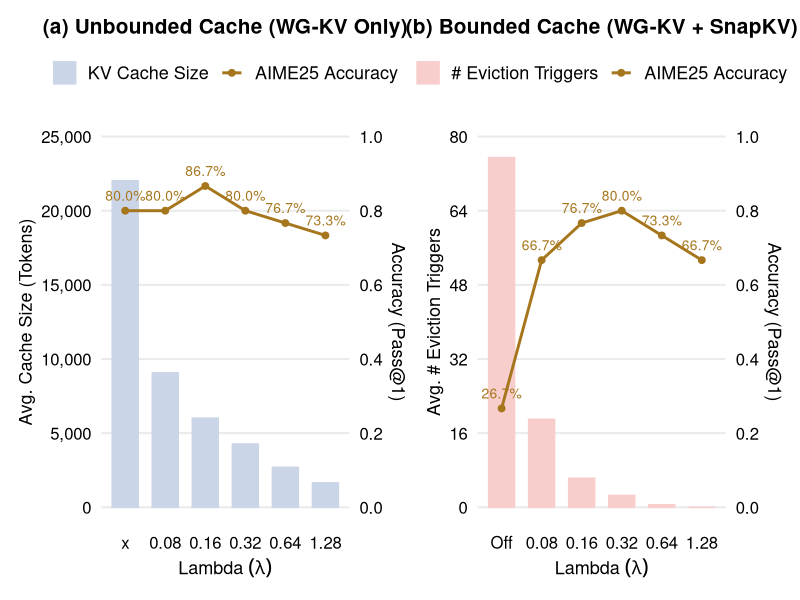

The R script that drew this image:
library(tidyverse)
library(patchwork)

make_bar_line_plot <- function(data, title, metric, left_label, bar_label, bar_fill, left_ticks) {
  scale_factor <- max(left_ticks)

  data <- data %>%
    mutate(
      accuracy_scaled = accuracy * scale_factor,
      accuracy_label = scales::label_percent(accuracy = 0.1)(accuracy)
    )

  ggplot(data, aes(x = lambda)) +
    geom_col(
      aes(y = {{ metric }}, colour = bar_label),
      width = 0.65,
      fill = bar_fill,
    ) +
    geom_line(
      aes(y = accuracy_scaled, colour = "AIME25 Accuracy", group = 1),
      linewidth = 1
    ) +
    geom_point(
      aes(y = accuracy_scaled, colour = "AIME25 Accuracy"),
      size = 2
    ) +
    geom_text(
      aes(y = accuracy_scaled, label = accuracy_label, colour = "AIME25 Accuracy"),
      vjust = -1,
      size = 3.5,
      show.legend = FALSE
    ) +
    scale_colour_manual(
      values = c(setNames(bar_fill, bar_label), "AIME25 Accuracy" = "#a6761d"),
      breaks = c(bar_label, "AIME25 Accuracy"),
      name = NULL
    ) +
    scale_y_continuous(
      name = left_label,
      limits = c(0, scale_factor),
      breaks = left_ticks,
      labels = scales::label_comma(),
      sec.axis = sec_axis(
        ~ . / scale_factor,
        name = "Accuracy (Pass@1)",
        breaks = seq(0, 1, 0.2),
        labels = scales::label_number(accuracy = 0.1)
      )
    ) +
    labs(
      x = expression("Lambda"~(lambda)),
      title = title
    ) +
    theme_minimal(base_size = 16) +
    theme(
      plot.title = element_text(size = 15, hjust = 0.5, face = "bold"),
      axis.title.x = element_text(size = 13, colour = "black"),
      axis.text.x = element_text(size = 12, colour = "black"),
      axis.title.y = element_text(size = 13, colour = "black"),
      axis.text.y = element_text(size = 12, colour = "black"),
      legend.position = "top",
      legend.text = element_text(size = 13),
      panel.grid.minor = element_blank(),
      panel.grid.major.x = element_blank()
    )
}

plot_a <- read_csv("data/snapkv_no.csv") %>%
  mutate(lambda = fct_inorder(lambda)) %>%
  make_bar_line_plot(
    "(a) Unbounded Cache (WG-KV Only)",
    avg_kv,
    "Avg. Cache Size (Tokens)",
    "KV Cache Size",
    "#cbd5e8",
    c(0, 5000, 10000, 15000, 20000, 25000)
  )

plot_b <- read_csv("data/snapkv_4096.csv") %>%
  mutate(lambda = fct_inorder(lambda)) %>%
  make_bar_line_plot(
    "(b) Bounded Cache (WG-KV + SnapKV)",
    num_evict,
    "Avg. # Eviction Triggers",
    "# Eviction Triggers",
    "#f8cecc",
    c(0, 16, 32, 48, 64, 80)
  )

fig <- plot_a + plot_b + plot_layout(ncol = 2)

ggsave("snapkv.pdf", fig, width = 8.5, height = 4, units = "in")
